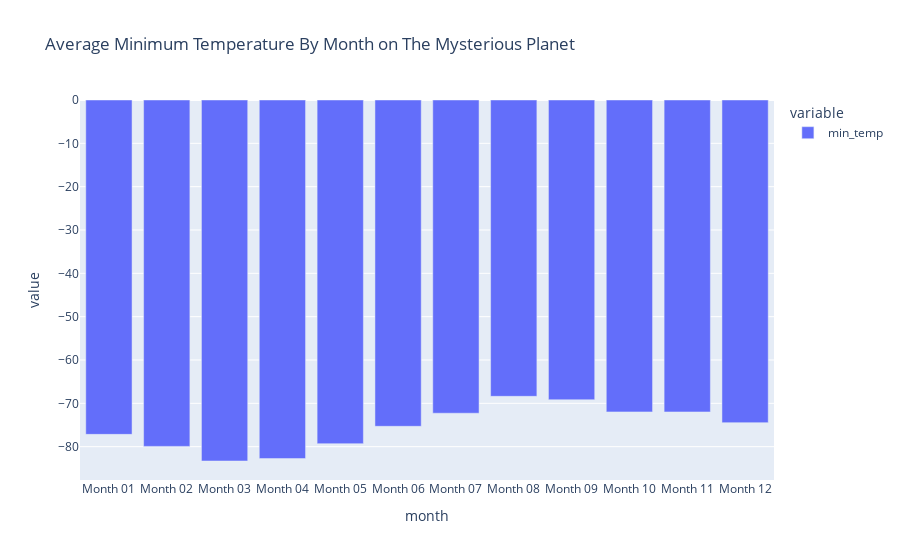

Notebook code for this chart:
### Code cell
# Plot a bar chart of the average min_temp by month
px.bar(avg_min_temp, title = 'Average Minimum Temperature By Month on The Mysterious Planet')

### Figure 1 — Plotly figure (JSON) as saved in the notebook; plotly's stock layout.template omitted (floating-point values rounded to 4 significant figures)
{"data": [{"alignmentgroup": "True", "hovertemplate": "variable=min_temp<br>month=%{x}<br>value=%{y}<extra></extra>", "legendgroup": "min_temp", "marker": {"color": "#636efa", "pattern": {"shape": ""}}, "name": "min_temp", "offsetgroup": "min_temp", "orientation": "v", "showlegend": true, "textposition": "auto", "type": "bar", "x": ["Month 01", "Month 02", "Month 03", "Month 04", "Month 05", "Month 06", "Month 07", "Month 08", "Month 09", "Month 10", "Month 11", "Month 12"], "xaxis": "x", "y": [-77.16, -79.93, -83.31, -82.75, -79.31, -75.3, -72.28, -68.38, -69.17, -71.98, -71.99, -74.45], "yaxis": "y"}], "layout": {"autosize": true, "barmode": "relative", "legend": {"title": {"text": "variable"}, "tracegroupgap": 0}, "title": {"text": "Average Minimum Temperature By Month on The Mysterious Planet"}, "xaxis": {"anchor": "y", "autorange": true, "domain": [0, 1], "range": [-0.5, 11.5], "title": {"text": "month"}, "type": "category"}, "yaxis": {"anchor": "x", "autorange": true, "domain": [0, 1], "range": [-87.69, 0], "title": {"text": "value"}, "type": "linear"}}}
